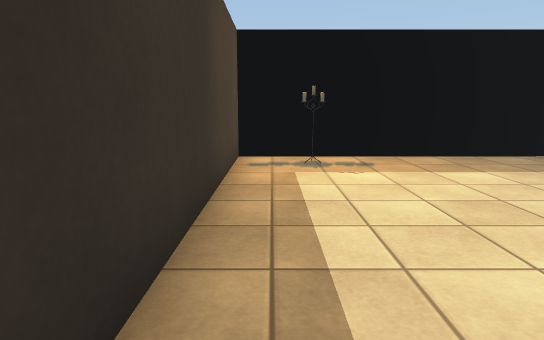
[1] (above)

14 first-person views from a walk through a scene from a Unity 3-D project. The camera is 1.2 m above the floor, tilts 10° down and sees 75° across. The floor is counted in squares, 1 m on a side. Each view is taken from the middle of a square. On the plan, view 1 faces up. The plan holds only what a view shows up to about 14 squares ahead; the rest is blank. The place goes on beyond the plan. Some surface patterns are stand-ins.

[2]
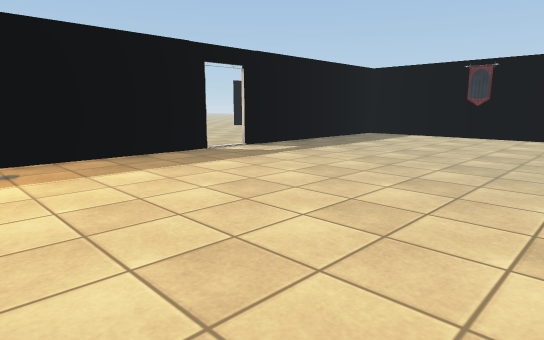

[3]
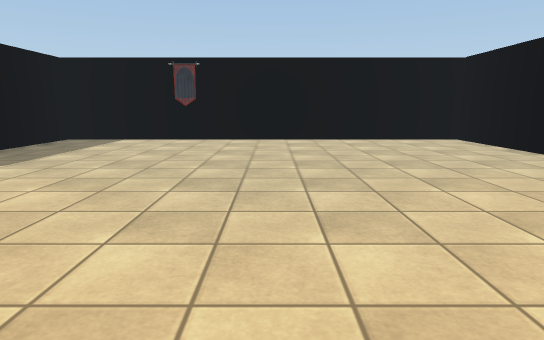

[4]
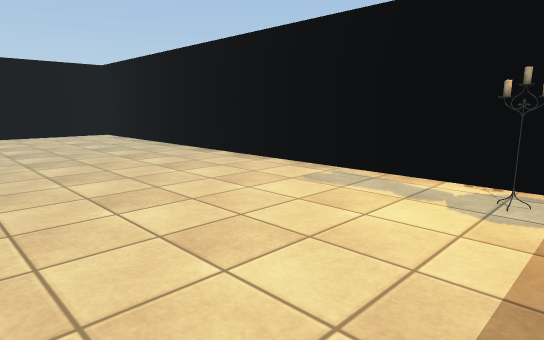

[5]
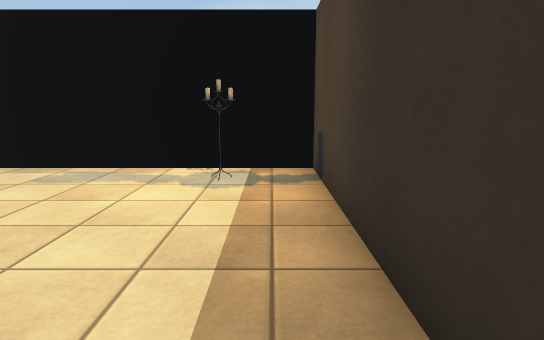

[6]
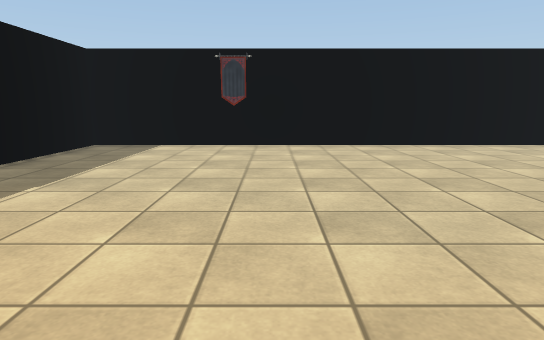

[7]
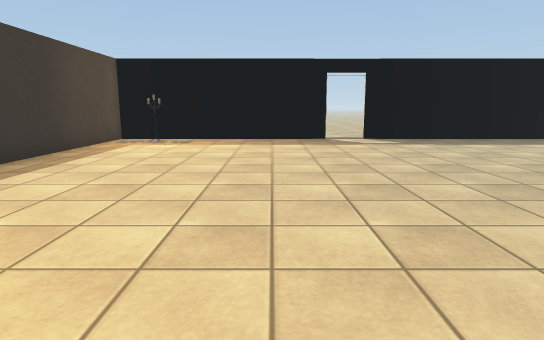

[8]
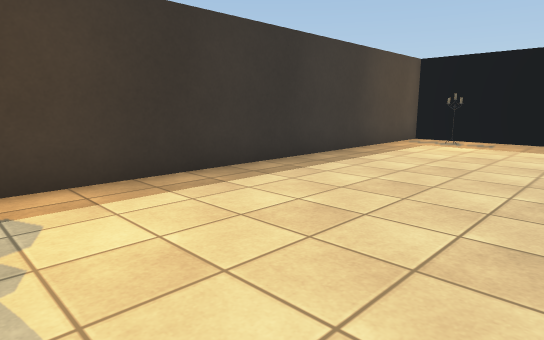

[9]
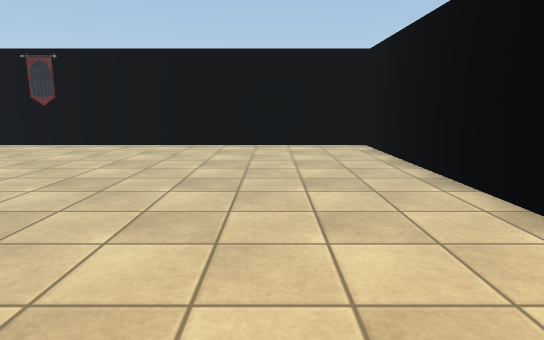

[10]
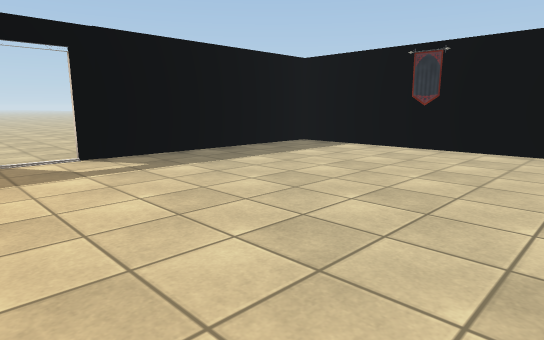

[11]
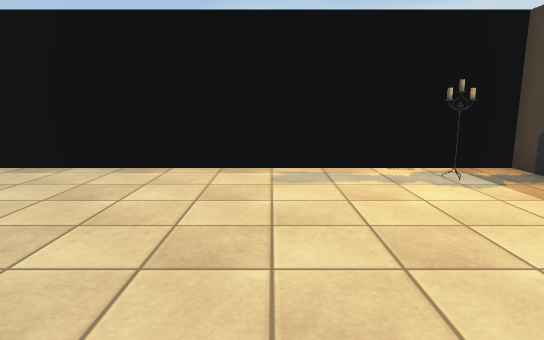

[12]
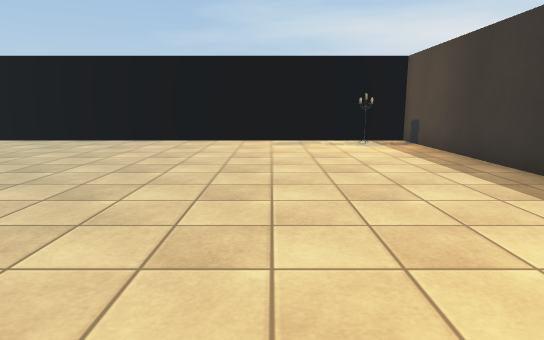

[13]
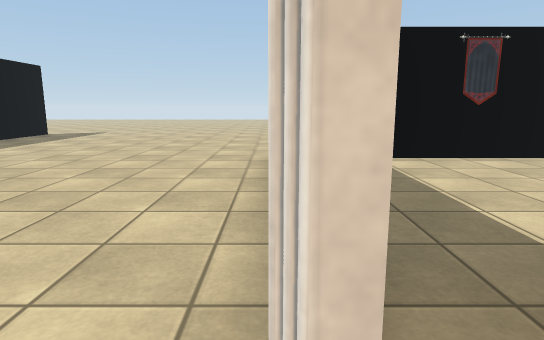

[14]
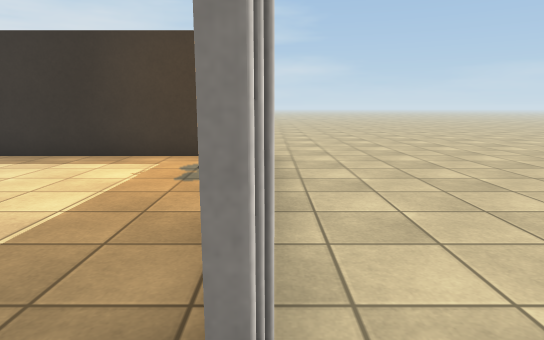

### Floor plan
Points are (right, up) in squares from view 1. A wall is a line through its corners. A room is listed if a view was taken in it or the views show most of it. See-through windows are left out.
Room 1 (views 1, 2, 3, 4, 5, 6, 7, 8, 9, 10, 11, 12)
walls: (7.1, 8.8) (-0.8, 8.8) (-0.8, -6) (16.5, -6) (16.5, 8.8) (8.5, 8.8)
ways out: opening at (8, 9) to room 2
objects: other object (1, -5); other object (1, 8); other object (16, 4)
Room 2 (views 13, 14)
walls: (22.4, 19.2) (21.2, 19.2)
ways out: opening at (8, 9) to room 1

Positions as (right, up) in squares from view 1, and headings:
1: (0, 0), facing up
2: (1, 0), facing up-right
3: (3, 1), facing right
4: (0, 0), facing down-right
5: (0, 1), facing down
6: (5, 3), facing right
7: (5, -5), facing up
8: (5, -5), facing up-left
9: (5, -3), facing right
10: (6, 0), facing up-right
11: (4, 1), facing down
12: (4, 7), facing down
13: (8, 9), facing right
14: (8, 9), facing left
